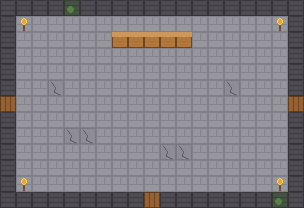

Rendered tile map (Tiled .tmx) drawn with the repository's tilesets; below, a short description and the full map source, tile grids included:
An orthogonal 19x13 tile map with 16x16 px tiles, 2 tile layers (Ground, Details) and 3 objects (PREFAB, SHOPKEEPER, ACCESS).

<map version="1.10" tiledversion="1.11.2" orientation="orthogonal" renderorder="right-down" width="19" height="13" tilewidth="16" tileheight="16" infinite="0" nextlayerid="4" nextobjectid="4">
 <properties>
  <property name="roomCells" value="#" />
  <property name="roomShape" value="1x1" />
  <property name="roomType" value="SHOP" />
 </properties>
 <tileset firstgid="1" source="../../tiles/interior-placeholder.tsx" />
 <layer id="1" name="Ground" width="19" height="13">
  <properties>
   <property name="layerKind" value="GROUND" />
  </properties>
  <data encoding="csv">
7,7,7,7,8,7,7,7,7,7,7,7,7,7,7,7,7,7,7,
7,5,5,5,5,5,5,5,5,5,5,5,5,5,5,5,5,5,7,
7,5,5,5,5,5,5,18,18,18,18,18,5,5,5,5,5,5,7,
7,5,5,5,5,5,5,5,5,5,5,5,5,5,5,5,5,5,7,
7,5,5,5,5,5,5,5,5,5,5,5,5,5,5,5,5,5,7,
7,5,5,6,5,5,5,5,5,5,5,5,5,5,6,5,5,5,7,
16,5,5,5,5,5,5,5,5,5,5,5,5,5,5,5,5,5,16,
7,5,5,5,5,5,5,5,5,5,5,5,5,5,5,5,5,5,7,
7,5,5,5,6,6,5,5,5,5,5,5,5,5,5,5,5,5,7,
7,5,5,5,5,5,5,5,5,5,6,6,5,5,5,5,5,5,7,
7,5,5,5,5,5,5,5,5,5,5,5,5,5,5,5,5,5,7,
7,5,5,5,5,5,5,5,5,5,5,5,5,5,5,5,5,5,7,
7,7,7,7,7,7,7,7,7,16,7,7,7,7,7,7,7,8,7
</data>
 </layer>
 <layer id="2" name="Details" width="19" height="13">
  <properties>
   <property name="layerKind" value="DETAILS" />
  </properties>
  <data encoding="csv">
0,0,0,0,0,0,0,0,0,0,0,0,0,0,0,0,0,0,0,
0,15,0,0,0,0,0,0,0,0,0,0,0,0,0,0,0,15,0,
0,0,0,0,0,0,0,0,0,0,0,0,0,0,0,0,0,0,0,
0,0,0,0,0,0,0,0,0,0,0,0,0,0,0,0,0,0,0,
0,0,0,0,0,0,0,0,0,0,0,0,0,0,0,0,0,0,0,
0,0,0,0,0,0,0,0,0,0,0,0,0,0,0,0,0,0,0,
0,0,0,0,0,0,0,0,0,0,0,0,0,0,0,0,0,0,0,
0,0,0,0,0,0,0,0,0,0,0,0,0,0,0,0,0,0,0,
0,0,0,0,0,0,0,0,0,0,0,0,0,0,0,0,0,0,0,
0,0,0,0,0,0,0,0,0,0,0,0,0,0,0,0,0,0,0,
0,0,0,0,0,0,0,0,0,0,0,0,0,0,0,0,0,0,0,
0,15,0,0,0,0,0,0,0,0,0,0,0,0,0,0,0,15,0,
0,0,0,0,0,0,0,0,0,0,0,0,0,0,0,0,0,0,0
</data>
 </layer>
 <objectgroup id="3" name="Markers">
  <object id="1" type="PREFAB" x="96" y="16" width="112" height="48">
   <properties>
    <property name="prefab" value="shop.counter" />
   </properties>
  </object>
  <object id="2" name="shopkeeper" type="SHOPKEEPER" x="152" y="24"><point /></object>
  <object id="3" name="counter-front" type="ACCESS" x="152" y="56"><point /></object>
 </objectgroup>
</map>
